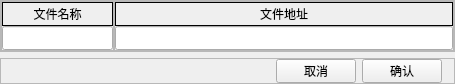
<?xml version="1.0" encoding="UTF-8"?>
<ui version="4.0">
 <class>urlWidget</class>
 <widget class="QWidget" name="urlWidget">
  <property name="geometry">
   <rect>
    <x>0</x>
    <y>0</y>
    <width>455</width>
    <height>84</height>
   </rect>
  </property>
  <property name="windowTitle">
   <string>Form</string>
  </property>
  <layout class="QVBoxLayout" name="verticalLayout_3">
   <property name="leftMargin">
    <number>0</number>
   </property>
   <property name="topMargin">
    <number>0</number>
   </property>
   <property name="rightMargin">
    <number>0</number>
   </property>
   <property name="bottomMargin">
    <number>0</number>
   </property>
   <item>
    <widget class="QFrame" name="frame_3">
     <property name="frameShape">
      <enum>QFrame::StyledPanel</enum>
     </property>
     <property name="frameShadow">
      <enum>QFrame::Raised</enum>
     </property>
     <layout class="QHBoxLayout" name="horizontalLayout" stretch="1,3">
      <property name="spacing">
       <number>0</number>
      </property>
      <property name="leftMargin">
       <number>0</number>
      </property>
      <property name="topMargin">
       <number>0</number>
      </property>
      <property name="rightMargin">
       <number>0</number>
      </property>
      <property name="bottomMargin">
       <number>0</number>
      </property>
      <item>
       <widget class="QFrame" name="frame">
        <property name="frameShape">
         <enum>QFrame::StyledPanel</enum>
        </property>
        <property name="frameShadow">
         <enum>QFrame::Raised</enum>
        </property>
        <layout class="QVBoxLayout" name="verticalLayout" stretch="0,0">
         <property name="spacing">
          <number>0</number>
         </property>
         <property name="leftMargin">
          <number>0</number>
         </property>
         <property name="topMargin">
          <number>0</number>
         </property>
         <property name="rightMargin">
          <number>0</number>
         </property>
         <property name="bottomMargin">
          <number>0</number>
         </property>
         <item>
          <widget class="QLabel" name="label">
           <property name="minimumSize">
            <size>
             <width>0</width>
             <height>24</height>
            </size>
           </property>
           <property name="frameShape">
            <enum>QFrame::Box</enum>
           </property>
           <property name="text">
            <string>文件名称</string>
           </property>
           <property name="alignment">
            <set>Qt::AlignCenter</set>
           </property>
          </widget>
         </item>
         <item>
          <widget class="QLineEdit" name="lineEdit">
           <property name="minimumSize">
            <size>
             <width>0</width>
             <height>24</height>
            </size>
           </property>
           <property name="text">
            <string/>
           </property>
          </widget>
         </item>
        </layout>
       </widget>
      </item>
      <item>
       <widget class="QFrame" name="frame_2">
        <property name="frameShape">
         <enum>QFrame::StyledPanel</enum>
        </property>
        <property name="frameShadow">
         <enum>QFrame::Raised</enum>
        </property>
        <layout class="QVBoxLayout" name="verticalLayout_2">
         <property name="spacing">
          <number>0</number>
         </property>
         <property name="leftMargin">
          <number>0</number>
         </property>
         <property name="topMargin">
          <number>0</number>
         </property>
         <property name="rightMargin">
          <number>0</number>
         </property>
         <property name="bottomMargin">
          <number>0</number>
         </property>
         <item>
          <widget class="QLabel" name="label_2">
           <property name="minimumSize">
            <size>
             <width>0</width>
             <height>24</height>
            </size>
           </property>
           <property name="frameShape">
            <enum>QFrame::Box</enum>
           </property>
           <property name="text">
            <string>文件地址</string>
           </property>
           <property name="alignment">
            <set>Qt::AlignCenter</set>
           </property>
          </widget>
         </item>
         <item>
          <widget class="QLineEdit" name="lineEdit_url">
           <property name="minimumSize">
            <size>
             <width>0</width>
             <height>24</height>
            </size>
           </property>
           <property name="text">
            <string/>
           </property>
          </widget>
         </item>
        </layout>
       </widget>
      </item>
     </layout>
    </widget>
   </item>
   <item>
    <widget class="QFrame" name="frame_4">
     <property name="frameShape">
      <enum>QFrame::StyledPanel</enum>
     </property>
     <property name="frameShadow">
      <enum>QFrame::Raised</enum>
     </property>
     <layout class="QHBoxLayout" name="horizontalLayout_2">
      <property name="leftMargin">
       <number>0</number>
      </property>
      <property name="topMargin">
       <number>0</number>
      </property>
      <property name="rightMargin">
       <number>12</number>
      </property>
      <property name="bottomMargin">
       <number>0</number>
      </property>
      <item>
       <spacer name="horizontalSpacer">
        <property name="orientation">
         <enum>Qt::Horizontal</enum>
        </property>
        <property name="sizeHint" stdset="0">
         <size>
          <width>266</width>
          <height>20</height>
         </size>
        </property>
       </spacer>
      </item>
      <item>
       <widget class="QPushButton" name="pushButton">
        <property name="sizePolicy">
         <sizepolicy hsizetype="Minimum" vsizetype="Fixed">
          <horstretch>0</horstretch>
          <verstretch>0</verstretch>
         </sizepolicy>
        </property>
        <property name="minimumSize">
         <size>
          <width>80</width>
          <height>24</height>
         </size>
        </property>
        <property name="text">
         <string>取消</string>
        </property>
       </widget>
      </item>
      <item>
       <widget class="QPushButton" name="pushButton_2">
        <property name="minimumSize">
         <size>
          <width>80</width>
          <height>24</height>
         </size>
        </property>
        <property name="text">
         <string>确认</string>
        </property>
       </widget>
      </item>
     </layout>
    </widget>
   </item>
  </layout>
 </widget>
 <resources/>
 <connections/>
</ui>
